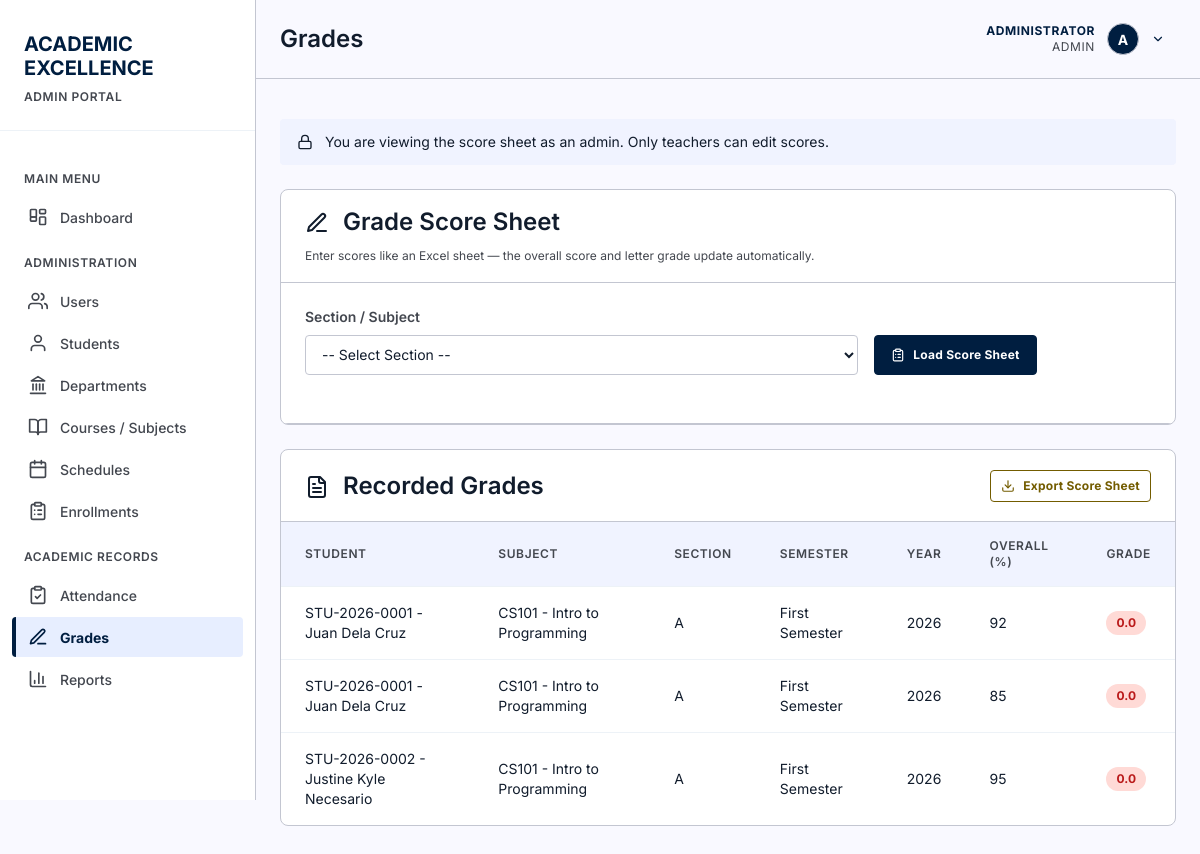
Before: /pages/grades.php (signed in) with the older database file.
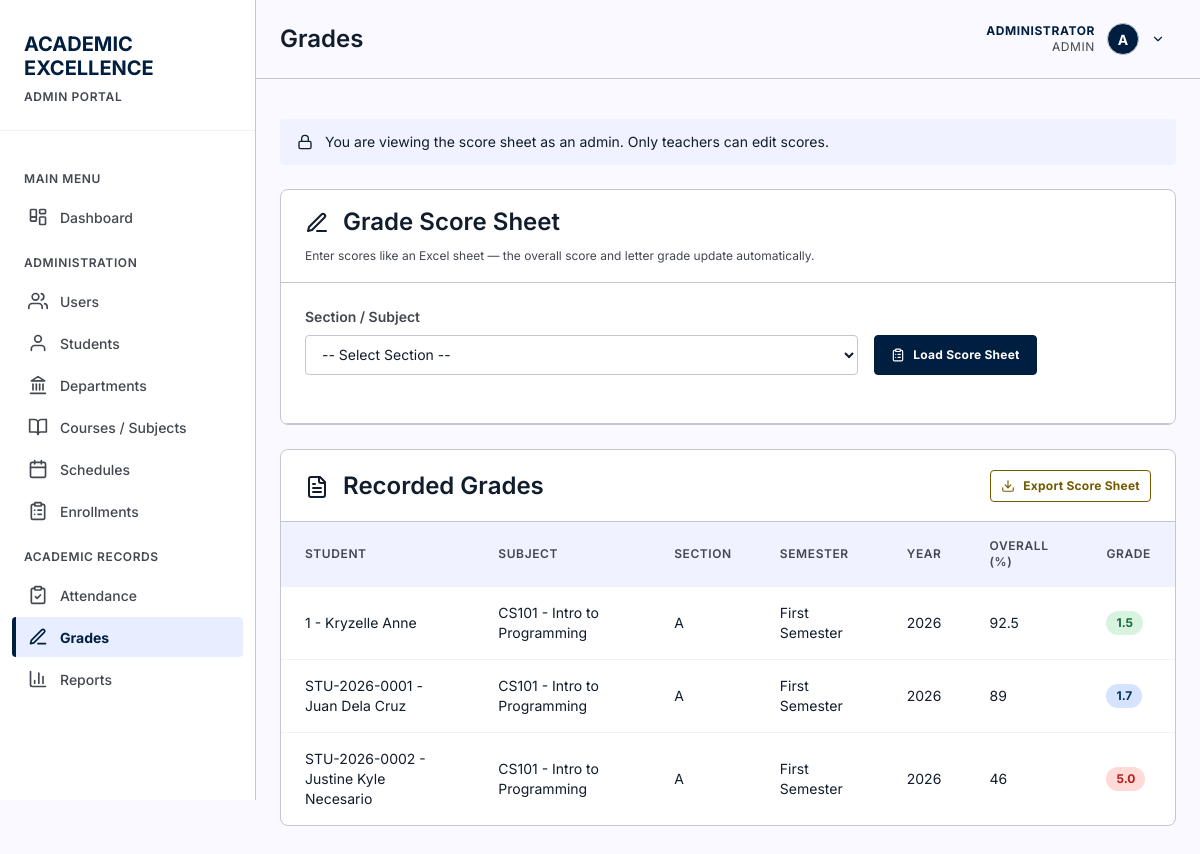
After: the same page with the newer database file.
### tables this page shows
CREATE TABLE "users" (
                    id INTEGER PRIMARY KEY AUTOINCREMENT,
                    username TEXT NOT NULL UNIQUE,
                    password TEXT NOT NULL,
                    full_name TEXT NOT NULL,
                    email TEXT UNIQUE,
                    role TEXT NOT NULL DEFAULT 'student' CHECK(role IN ('admin', 'instructor', 'student')),
                    is_active INTEGER NOT NULL DEFAULT 1 CHECK(is_active IN (0, 1)),
                    last_login_at DATETIME,
                    created_at DATETIME NOT NULL DEFAULT CURRENT_TIMESTAMP,
                    updated_at DATETIME NOT NULL DEFAULT CURRENT_TIMESTAMP
                );

CREATE TABLE grades (
        id INTEGER PRIMARY KEY AUTOINCREMENT,
        student_id INTEGER NOT NULL,
        subject_id INTEGER NOT NULL,
        semester TEXT NOT NULL,
        year INTEGER NOT NULL,
        score REAL,
        grade TEXT,
        created_at TIMESTAMP DEFAULT CURRENT_TIMESTAMP, section_id INTEGER REFERENCES course_sections(id) ON DELETE SET NULL, enrollment_id INTEGER REFERENCES enrollments(id) ON DELETE SET NULL, instructor_id INTEGER REFERENCES instructors(id) ON DELETE SET NULL, assessment_type TEXT NOT NULL DEFAULT 'Final', status TEXT NOT NULL DEFAULT 'Published' CHECK(status IN ('Draft', 'Published', 'Locked')), remarks TEXT, updated_at DATETIME,
        FOREIGN KEY (student_id) REFERENCES students(id) ON DELETE CASCADE,
        FOREIGN KEY (subject_id) REFERENCES subjects(id) ON DELETE CASCADE
    );

CREATE TABLE students (
        id INTEGER PRIMARY KEY AUTOINCREMENT,
        student_id TEXT UNIQUE NOT NULL,
        first_name TEXT NOT NULL,
        last_name TEXT NOT NULL,
        email TEXT,
        phone TEXT,
        date_of_birth DATE,
        gender TEXT CHECK(gender IN ('Male', 'Female', 'Other')),
        enrollment_date DATE DEFAULT CURRENT_DATE,
        status TEXT DEFAULT 'Active' CHECK(status IN ('Active', 'Inactive', 'Graduated')),
        created_at TIMESTAMP DEFAULT CURRENT_TIMESTAMP
    , user_id INTEGER REFERENCES users(id) ON DELETE SET NULL, program_id INTEGER REFERENCES programs(id) ON DELETE SET NULL, year_level INTEGER, expected_graduation_date DATE, updated_at DATETIME);

CREATE TABLE subjects (
        id INTEGER PRIMARY KEY AUTOINCREMENT,
        subject_code TEXT UNIQUE NOT NULL,
        subject_name TEXT NOT NULL,
        description TEXT,
        credits INTEGER DEFAULT 3,
        created_at TIMESTAMP DEFAULT CURRENT_TIMESTAMP
    , department_id INTEGER REFERENCES departments(id) ON DELETE SET NULL, course_level INTEGER, is_active INTEGER NOT NULL DEFAULT 1 CHECK(is_active IN (0, 1)), updated_at DATETIME);

CREATE TABLE course_sections (
            id INTEGER PRIMARY KEY AUTOINCREMENT,
            subject_id INTEGER NOT NULL,
            instructor_id INTEGER NOT NULL,
            term_id INTEGER NOT NULL,
            section_code TEXT NOT NULL,
            room TEXT,
            schedule TEXT,
            capacity INTEGER CHECK(capacity IS NULL OR capacity > 0),
            status TEXT NOT NULL DEFAULT 'Open' CHECK(status IN ('Open', 'Closed', 'Completed', 'Cancelled')),
            created_at DATETIME NOT NULL DEFAULT CURRENT_TIMESTAMP,
            updated_at DATETIME NOT NULL DEFAULT CURRENT_TIMESTAMP,
            UNIQUE(subject_id, term_id, section_code),
            FOREIGN KEY (subject_id) REFERENCES subjects(id) ON DELETE RESTRICT,
            FOREIGN KEY (instructor_id) REFERENCES instructors(id) ON DELETE RESTRICT,
            FOREIGN KEY (term_id) REFERENCES academic_terms(id) ON DELETE RESTRICT
        );

### includes/auth.php (called while the page is built, shortened)
<?php
function currentUser() {
    static $user = false;
    if ($user === false) {
        $db = getDB();
        $stmt = $db->prepare("SELECT * FROM users WHERE id = :id AND is_active = 1");
        $stmt->execute([':id' => (int) $_SESSION['user_id']]);
        $user = $stmt->fetch() ?: null;
    }
    return $user;
}
function isLoggedIn() {
    return currentUser() !== null;
}
function requireLogin() {
    if (!isLoggedIn()) {
        header('Location: ' . baseUrl() . 'login.php');
        exit();
    }
}
function requireRole(...$roles) {
    requireLogin();
    $user = currentUser();
}
function currentInstructor() {
    $user = currentUser();
    if (!$user || $user['role'] !== 'instructor') {
        return null;
    }
    static $instructor = false;
    return $instructor;
}
function roleLabel($role) {
    return [
        'admin'      => 'Admin',
        'instructor' => 'Teacher',
        'student'    => 'Student'
    ][$role] ?? ucfirst((string) $role);
}

### includes/functions.php (called while the page is built, shortened)
<?php
require_once __DIR__ . '/auth.php';
require_once __DIR__ . '/icons.php';
function gradeDescriptor($grade) {
    return [
        '1.00' => 'Excellent',
        '1.25' => 'Very Good',
        '1.50' => 'Very Good',
        '1.75' => 'Good',
        '2.00' => 'Good',
        '2.25' => 'Satisfactory',
        '2.50' => 'Satisfactory',
        '2.75' => 'Fairly Satisfactory',
        '3.00' => 'Fairly Satisfactory',
        '4.00' => 'Conditional',
        '5.00' => 'Failing'
    ][(string) $grade] ?? '';
}
function gradeBadgeClass($grade) {
    $g = (string) $grade;
    if ($g === '1.00' || $g === '1.25' || $g === '1.50') return 'grade-top';
    if ($g === '1.75' || $g === '2.00' || $g === '2.25') return 'grade-good';
    return 'grade-fail';
}
function formatGrade($grade) {
    $g = (float) $grade;
    return number_format(floor($g * 10) / 10, 1, '.', '');
}

### pages/grades.php (the view, shortened to what this page needs)
<?php
require_once '../includes/functions.php';
requireRole('admin', 'instructor');
$db = getDB();
$user = currentUser();
$canRecord = ($user['role'] === 'instructor');
$sectionId = intval($_GET['section_id'] ?? 0);
if ($user['role'] === 'admin') {
    $gradesList = $db->query("
        SELECT g.*, s.student_id AS student_number, s.first_name, s.last_name,
               sub.subject_code, sub.subject_name, cs.section_code
        FROM grades g
        JOIN students s ON g.student_id = s.id
        JOIN subjects sub ON g.subject_id = sub.id
        LEFT JOIN course_sections cs ON g.section_id = cs.id
        ORDER BY g.year DESC, g.semester DESC, s.last_name
    ")->fetchAll();
}
$pageTitle = 'Grades';
include '../includes/header.php';
?>
<main>
    <?php if (!$canRecord): ?>
    <div class="alert" style="background: var(--surface-low);">
        <?php echo icon('lock', 16); ?>
        You are viewing the score sheet as an admin. Only teachers can edit scores.
    </div>
    <?php endif; ?>
    <div class="card">
        <div class="card-header" style="display: flex; justify-content: space-between; align-items: center; flex-wrap: wrap; gap: 12px;">
            <div>
                <h2 style="margin-bottom: 4px;"><?php echo icon('pen-line', 24); ?> Grade Score Sheet</h2>
                <small style="color: var(--ink-muted);">
                    Enter scores like an Excel sheet &mdash; the overall score and letter grade update automatically.
                </small>
            </div>
        </div>
        <div style="padding: 24px; border-bottom: 1px solid var(--outline-soft);">
            <form method="GET" class="form-row" style="align-items: flex-end;">
                <div class="form-group" style="flex: 2;">
                    <label>Section / Subject</label>
                    <select name="section_id" class="form-control" required>
                        <option value="">-- Select Section --</option>
                    </select>
                </div>
                <div class="form-group">
                    <button type="submit" class="btn btn-primary"><?php echo icon('clipboard-list', 14); ?> Load Score Sheet</button>
                </div>
            </form>
        </div>
    </div>
    <?php if ($gradesList): ?>
    <div class="card" style="margin-top: 24px;">
        <div class="card-header" style="display: flex; justify-content: space-between; align-items: center;">
            <h2><?php echo icon('file-text', 24); ?> Recorded Grades</h2>
            <a href="?section_id=<?php echo $sectionId ? $sectionId : ''; ?>&export=excel" class="btn btn-secondary btn-sm"><?php echo icon('download', 14); ?> Export Score Sheet</a>
        </div>
        <table>
            <thead>
                <tr>
                    <th>Student</th>
                    <th>Subject</th>
                    <th>Section</th>
                    <th>Semester</th>
                    <th>Year</th>
                    <th>Overall (%)</th>
                    <th>Grade</th>
                </tr>
            </thead>
            <tbody>
                <?php foreach ($gradesList as $grade): ?>
                <tr>
                    <td data-label="Student"><?php echo htmlspecialchars($grade['student_number'] . ' - ' . $grade['first_name'] . ' ' . $grade['last_name']); ?></td>
                    <td data-label="Subject"><?php echo htmlspecialchars($grade['subject_code'] . ' - ' . $grade['subject_name']); ?></td>
                    <td data-label="Section"><?php echo htmlspecialchars($grade['section_code'] ?? '—'); ?></td>
                    <td data-label="Semester"><?php echo htmlspecialchars($grade['semester']); ?></td>
                    <td data-label="Year"><?php echo $grade['year']; ?></td>
                    <td data-label="Overall (%)"><?php echo $grade['score'] ?? '—'; ?></td>
                    <td data-label="Grade">
                        <span class="grade-badge <?php echo gradeBadgeClass($grade['grade']); ?>" title="<?php echo htmlspecialchars(gradeDescriptor($grade['grade'])); ?>">
                            <?php echo htmlspecialchars(formatGrade($grade['grade'])); ?>
                        </span>
                    </td>
                </tr>
                <?php endforeach; ?>
            </tbody>
        </table>
    </div>    <?php endif; ?>
</main>
<?php include '../includes/footer.php'; ?>

### includes/header.php (shortened to what this page needs)
<?php
require_once __DIR__ . '/functions.php';
$currentPage = basename($_SERVER['PHP_SELF'], '.php');
$assetPrefix = $currentPage === 'index' ? '' : '../';
$user = currentUser();
$role = $user['role'];
$fullName = $user['full_name'];
$roleLabel = roleLabel($role);
$avatarLetter = strtoupper(substr($fullName, 0, 1));
?>
<!DOCTYPE html>
<html lang="en">
<head>
    <link rel="stylesheet" href="<?php echo $assetPrefix; ?>assets/css/style.css">
</head>
<body>
    <aside class="sidebar">
        <div class="sidebar-header">
            <h1>
                <span class="red">ACADEMIC</span><br>
                <span class="white">EXCELLENCE</span>
            </h1>
            <span class="portal-label"><?php echo strtoupper($roleLabel); ?> PORTAL</span>
        </div>
        <nav class="sidebar-menu">
            <div class="menu-category">Main Menu</div>
            <a href="<?php echo $assetPrefix; ?>index.php" class="menu-item <?php echo $currentPage === 'index' ? 'active' : ''; ?>">
                <span class="icon"><?php echo icon('dashboard'); ?></span>
                Dashboard
            </a>
            <?php if ($role === 'admin'): ?>
                <div class="menu-category">Administration</div>
                <a href="<?php echo $assetPrefix; ?>pages/users.php" class="menu-item <?php echo $currentPage === 'users' ? 'active' : ''; ?>">
                    <span class="icon"><?php echo icon('users'); ?></span>
                    Users
                </a>
                <a href="<?php echo $assetPrefix; ?>pages/students.php" class="menu-item <?php echo $currentPage === 'students' ? 'active' : ''; ?>">
                    <span class="icon"><?php echo icon('user'); ?></span>
                    Students
                </a>
                <a href="<?php echo $assetPrefix; ?>pages/departments.php" class="menu-item <?php echo $currentPage === 'departments' ? 'active' : ''; ?>">
                    <span class="icon"><?php echo icon('landmark'); ?></span>
                    Departments
                </a>
                <a href="<?php echo $assetPrefix; ?>pages/manage-subjects.php" class="menu-item <?php echo $currentPage === 'manage-subjects' ? 'active' : ''; ?>">
                    <span class="icon"><?php echo icon('book-open'); ?></span>
                    Courses / Subjects
                </a>
                <a href="<?php echo $assetPrefix; ?>pages/schedules.php" class="menu-item <?php echo $currentPage === 'schedules' ? 'active' : ''; ?>">
                    <span class="icon"><?php echo icon('calendar'); ?></span>
                    Schedules
                </a>
                <a href="<?php echo $assetPrefix; ?>pages/enrollments.php" class="menu-item <?php echo $currentPage === 'enrollments' ? 'active' : ''; ?>">
                    <span class="icon"><?php echo icon('clipboard-list'); ?></span>
                    Enrollments
                </a>
                <div class="menu-category">Academic Records</div>
                <a href="<?php echo $assetPrefix; ?>pages/attendance.php" class="menu-item <?php echo $currentPage === 'attendance' ? 'active' : ''; ?>">
                    <span class="icon"><?php echo icon('clipboard-check'); ?></span>
                    Attendance
                </a>
                <a href="<?php echo $assetPrefix; ?>pages/grades.php" class="menu-item <?php echo $currentPage === 'grades' ? 'active' : ''; ?>">
                    <span class="icon"><?php echo icon('pen-line'); ?></span>
                    Grades
                </a>
                <a href="<?php echo $assetPrefix; ?>pages/reports.php" class="menu-item <?php echo $currentPage === 'reports' ? 'active' : ''; ?>">
                    <span class="icon"><?php echo icon('bar-chart'); ?></span>
                    Reports
                </a>
            <?php endif; ?>
        </nav>
    </aside>
    <div class="main-content">
        <header class="top-header">
            <h1 class="page-title"><?php echo $pageTitle ?? 'Dashboard'; ?></h1>
            <div class="user-info">
                <div class="user-menu">
                    <button class="user-menu-toggle" type="button" aria-haspopup="true" aria-expanded="false">
                        <div class="user-meta">
                            <span class="user-name"><?php echo htmlspecialchars($fullName); ?></span>
                            <span class="user-role"><?php echo $roleLabel; ?></span>
                        </div>
                        <div class="user-avatar"><?php echo $avatarLetter; ?></div>
                        <?php echo icon('chevron-down', 14); ?>
                    </button>
                </div>
            </div>
        </header>
        <div class="page-content">

### includes/icons.php (shortened to what this page needs)
<?php
function icon($name, $size = 20) {
    return '<svg xmlns="http://www.w3.org/2000/svg" width="' . $size . '" height="' . $size
        . '" viewBox="0 0 24 24" fill="none" stroke="currentColor" stroke-width="2"'
        . ' stroke-linecap="round" stroke-linejoin="round" aria-hidden="true">'
        . $icons[$name] . '</svg>';
}

### includes/footer.php (shortened to what this page needs)
        </div>
    </div>
</body>
</html>

Changed rows visible on the page:
removed grades: student.last_name "STU-2026-0001 - Juan Dela Cruz", subject.subject_name "CS101 - Intro to Programming", section.section_code "A", semester "First Semester", year "2026", score "85", grade "0.0"
added grades: student.last_name "1 - Kryzelle Anne", subject.subject_name "CS101 - Intro to Programming", section.section_code "A", semester "First Semester", year "2026", score "92.5", grade "1.5"
changed grades "STU-2026-0001 - Juan Dela Cruz": score "92" → "89"; grade "0.0" → "1.7"
changed grades "STU-2026-0002 - Justine Kyle Necesario": score "95" → "46"; grade "0.0" → "5.0"
